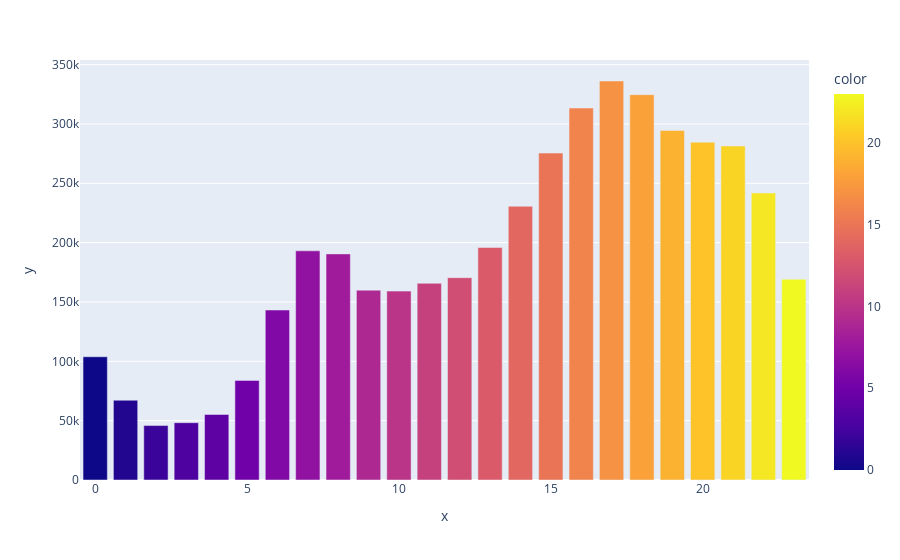

Notebook source saved alongside this figure:
### Code cell
# journey by hour
data['Hour'].unique()
fig = px.bar(
    x=data['Hour'].value_counts().index,
    y=data['Hour'].value_counts(),
    color=data['Hour'].value_counts().index
)
fig.show()

### Figure 1 — Plotly figure (JSON) as saved in the notebook; plotly's stock layout.template omitted (floating-point values rounded to 4 significant figures)
{"data": [{"alignmentgroup": "True", "hovertemplate": "x=%{x}<br>y=%{y}<br>color=%{marker.color}<extra></extra>", "legendgroup": "", "marker": {"color": [17, 18, 16, 19, 20, 21, 15, 22, 14, 13, 7, 8, 12, 23, 11, 9, 10, 6, 0, 5, 1, 4, 3, 2], "coloraxis": "coloraxis", "pattern": {"shape": ""}}, "name": "", "offsetgroup": "", "orientation": "v", "showlegend": false, "textposition": "auto", "type": "bar", "x": [17, 18, 16, 19, 20, 21, 15, 22, 14, 13, 7, 8, 12, 23, 11, 9, 10, 6, 0, 5, 1, 4, 3, 2], "xaxis": "x", "y": [336190, 324679, 313400, 294513, 284604, 281460, 275466, 241858, 230625, 195877, 193094, 190504, 170452, 169190, 165703, 159967, 159148, 143213, 103836, 83939, 67227, 55230, 48287, 45865], "yaxis": "y"}], "layout": {"barmode": "relative", "coloraxis": {"colorbar": {"title": {"text": "color"}}, "colorscale": [[0, "#0d0887"], [0.1111, "#46039f"], [0.2222, "#7201a8"], [0.3333, "#9c179e"], [0.4444, "#bd3786"], [0.5556, "#d8576b"], [0.6667, "#ed7953"], [0.7778, "#fb9f3a"], [0.8889, "#fdca26"], [1, "#f0f921"]]}, "legend": {"tracegroupgap": 0}, "margin": {"t": 60}, "xaxis": {"anchor": "y", "domain": [0, 1], "title": {"text": "x"}}, "yaxis": {"anchor": "x", "domain": [0, 1], "title": {"text": "y"}}}}
